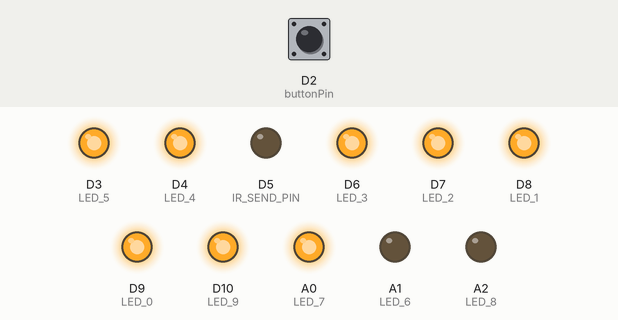
Simulated run of this sketch. Board: Arduino Zero (SAMD21). Parts: output pins drawn as LEDs (lit = HIGH). Dashed ring = blinking. The test bench sets the inputs (shaded band); at power-on: D2 (buttonPin) LOW. What the sketch prints to the serial monitor is not drawn.

Above: at 7.5 s.
7.6 s: D2 (buttonPin) pulled HIGH for 1 s
At 8.41 s:
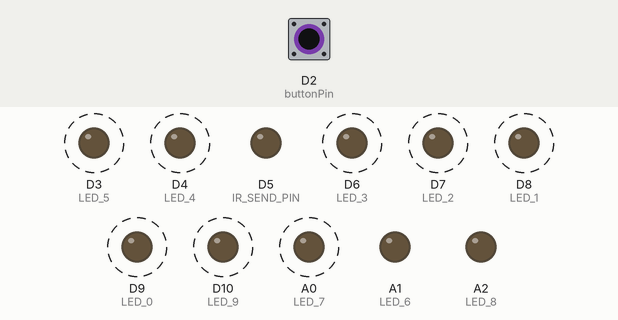
At 9.0 s:
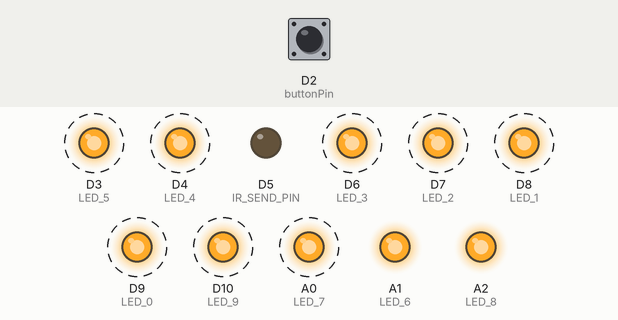
10.9 s: D2 (buttonPin) pulled HIGH for 3.2 s
At 12.3 s:
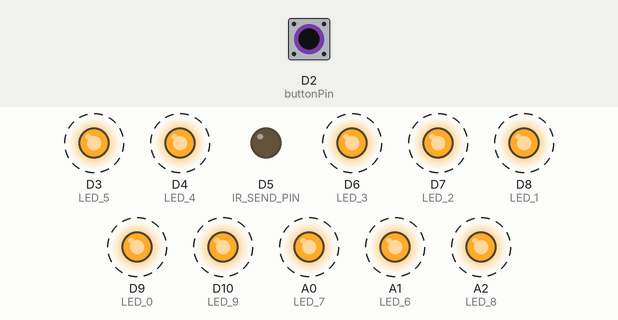
Timing chart, 0 to 16.1 s (numbered marks = the images above; inputs shaded):
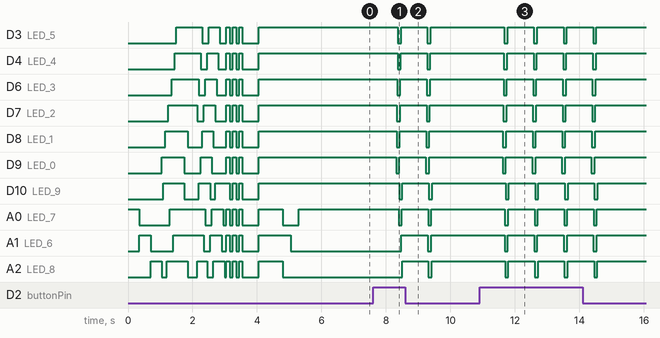

The sketch:

ZAPPER_2_GREEN.ino
```cpp
// Zapper code for Swarm Bots Multi Player Mode
// UPDATED FOR irRemote.h 3.0
// Check out SwarmBots.online for more info

#include <Arduino.h>
#include <ButtonDebounce.h>
#include <IRremote.h>

#if defined(ARDUINO_ARCH_SAMD)
#define Serial SerialUSB
#endif

const int LED_0 = 9;
const int LED_1 = 8;
const int LED_2 = 7;
const int LED_3 = 6;
const int LED_4 = 4;
const int LED_5 = 3;
const int LED_6 = 15;
const int LED_7 = 14;
const int LED_8 = 16;
const int LED_9 = 10;

const int Rgb = A0;
const int rGb = A1;
const int rgB = A2;

const int buttonPin = 2;
const int IR_SEND_PIN = 5;

const int debounceDelay = 50;
int buttonState = 0;


void setup() {
    pinMode(LED_0, OUTPUT);
    pinMode(LED_1, OUTPUT);
    pinMode(LED_2, OUTPUT);
    pinMode(LED_3, OUTPUT);
    pinMode(LED_4, OUTPUT);
    pinMode(LED_5, OUTPUT);
    pinMode(LED_6, OUTPUT);
    pinMode(LED_7, OUTPUT);
    pinMode(LED_8, OUTPUT);
    pinMode(LED_9, OUTPUT);
    pinMode(Rgb, OUTPUT);
    pinMode(rGb, OUTPUT);
    pinMode(rgB, OUTPUT);
    pinMode(buttonPin, INPUT);
    pinMode(IR_SEND_PIN, OUTPUT);

/////////////////////////////////////////////////
//START UP RGB SEQUENCE
/////////////////////////////////////////////////

    digitalWrite(Rgb, HIGH);
    delay (350);
    digitalWrite(Rgb, LOW);
    digitalWrite(rGb, HIGH);
    delay (350);
    digitalWrite(rGb, LOW);
    digitalWrite(rgB, HIGH);
    delay (350);
    digitalWrite(rgB, LOW);


////////////////////////////////////////////////
//LED RING START UP SEQUENCE
////////////////////////////////////////////////

    digitalWrite(LED_0, HIGH);
    delay (50);
    digitalWrite(LED_9, HIGH);
    delay (50);
    digitalWrite(LED_1, HIGH);
    delay (50);
    digitalWrite(LED_8, HIGH);
    delay (50);
    digitalWrite(LED_2, HIGH);
    delay (50);
    digitalWrite(LED_7, HIGH);
    delay (50);
    digitalWrite(LED_3, HIGH);
    delay (50);
    digitalWrite(LED_6, HIGH);
    delay (50);
    digitalWrite(LED_4, HIGH);
    delay (50);
    digitalWrite(LED_5, HIGH);
    delay (250);

    digitalWrite(LED_0, LOW);
    digitalWrite(LED_9, LOW);
    delay (100);
    digitalWrite(LED_1, LOW);
    digitalWrite(LED_8, LOW);
    delay (300);

    digitalWrite(LED_8, HIGH);
    digitalWrite(LED_2, LOW);
    delay (50);
    digitalWrite(LED_9, HIGH);
    digitalWrite(LED_3, LOW);
    delay (50);
    digitalWrite(LED_0, HIGH);
    digitalWrite(LED_4, LOW);
    delay (50);
    digitalWrite(LED_1, HIGH);
    digitalWrite(LED_5, LOW);
    delay (50);
    digitalWrite(LED_2, HIGH);
    digitalWrite(LED_6, LOW);
    delay (50);
    digitalWrite(LED_3, HIGH);
    digitalWrite(LED_7, LOW);
    delay (50);
    digitalWrite(LED_4, HIGH);
    digitalWrite(LED_8, LOW);
    delay (50);
    digitalWrite(LED_5, HIGH);
    digitalWrite(LED_8, LOW);
    delay (50);
    digitalWrite(LED_6, HIGH);
    digitalWrite(LED_9, LOW);
    delay (50);
    digitalWrite(LED_7, HIGH);
    digitalWrite(LED_0, LOW);
    delay (50);
    digitalWrite(LED_8, HIGH);
    digitalWrite(LED_1, LOW);
    delay (50);
    digitalWrite(LED_9, HIGH);
    digitalWrite(LED_2, LOW);
    delay (50);

    digitalWrite(LED_3, LOW);
    delay (50);
    digitalWrite(LED_4, LOW);
    delay (50);
    digitalWrite(LED_5, LOW);
    delay (50);
    digitalWrite(LED_6, LOW);
    delay (50);
    digitalWrite(LED_7, LOW);
    delay (50);
    digitalWrite(LED_8, LOW);
    delay (50);
    digitalWrite(LED_9, LOW);

    digitalWrite(LED_0, HIGH);
    digitalWrite(LED_1, HIGH);
    digitalWrite(LED_2, HIGH);
    digitalWrite(LED_3, HIGH);
    digitalWrite(LED_4, HIGH);
    digitalWrite(LED_5, HIGH);
    digitalWrite(LED_6, HIGH);
    digitalWrite(LED_7, HIGH);
    digitalWrite(LED_8, HIGH);
    digitalWrite(LED_9, HIGH);
    delay(100);
    digitalWrite(LED_0, LOW);
    digitalWrite(LED_1, LOW);
    digitalWrite(LED_2, LOW);
    digitalWrite(LED_3, LOW);
    digitalWrite(LED_4, LOW);
    digitalWrite(LED_5, LOW);
    digitalWrite(LED_6, LOW);
    digitalWrite(LED_7, LOW);
    digitalWrite(LED_8, LOW);
    digitalWrite(LED_9, LOW);
    delay(100);
    digitalWrite(LED_0, HIGH);
    digitalWrite(LED_1, HIGH);
    digitalWrite(LED_2, HIGH);
    digitalWrite(LED_3, HIGH);
    digitalWrite(LED_4, HIGH);
    digitalWrite(LED_5, HIGH);
    digitalWrite(LED_6, HIGH);
    digitalWrite(LED_7, HIGH);
    digitalWrite(LED_8, HIGH);
    digitalWrite(LED_9, HIGH);
    delay(100);
    digitalWrite(LED_0, LOW);
    digitalWrite(LED_1, LOW);
    digitalWrite(LED_2, LOW);
    digitalWrite(LED_3, LOW);
    digitalWrite(LED_4, LOW);
    digitalWrite(LED_5, LOW);
    digitalWrite(LED_6, LOW);
    digitalWrite(LED_7, LOW);
    digitalWrite(LED_8, LOW);
    digitalWrite(LED_9, LOW);
    delay(100);
    digitalWrite(LED_0, HIGH);
    digitalWrite(LED_1, HIGH);
    digitalWrite(LED_2, HIGH);
    digitalWrite(LED_3, HIGH);
    digitalWrite(LED_4, HIGH);
    digitalWrite(LED_5, HIGH);
    digitalWrite(LED_6, HIGH);
    digitalWrite(LED_7, HIGH);
    digitalWrite(LED_8, HIGH);
    digitalWrite(LED_9, HIGH);
    delay(100);
    digitalWrite(LED_0, LOW);
    digitalWrite(LED_1, LOW);
    digitalWrite(LED_2, LOW);
    digitalWrite(LED_3, LOW);
    digitalWrite(LED_4, LOW);
    digitalWrite(LED_5, LOW);
    digitalWrite(LED_6, LOW);
    digitalWrite(LED_7, LOW);
    digitalWrite(LED_8, LOW);
    digitalWrite(LED_9, LOW);
    delay(500);
    digitalWrite(LED_0, HIGH);
    digitalWrite(LED_1, HIGH);
    digitalWrite(LED_2, HIGH);
    digitalWrite(LED_3, HIGH);
    digitalWrite(LED_4, HIGH);
    digitalWrite(LED_5, HIGH);
    digitalWrite(LED_6, HIGH);
    digitalWrite(LED_7, HIGH);
    digitalWrite(LED_8, HIGH);
    digitalWrite(LED_9, HIGH);
    delay(750);

////////////////////////////////////////////////
// RGB LED MAIN COLOR
///////////////////////////////////////////////

    digitalWrite(Rgb, LOW);
    digitalWrite(rGb, HIGH);
    digitalWrite(rgB, LOW);
    delay(250);
    digitalWrite(rGb, LOW);
    delay(250);
    digitalWrite(Rgb, HIGH);

////////////////////////////////////////////////
//END STATRT UP SEQUENCES
////////////////////////////////////////////////

    Serial.begin(115200);
#if defined(__AVR_ATmega32U4__) || defined(SERIAL_USB) || defined(SERIAL_PORT_USBVIRTUAL)  || defined(ARDUINO_attiny3217)
    delay(1000); // To be able to connect Serial monitor after reset or power up and before first printout
#endif
    // Just to know which program is running on my Arduino
    Serial.println(F("START " __FILE__ " from " __DATE__ "\r\nUsing library version " VERSION_IRREMOTE));

    IrSender.begin(IR_SEND_PIN, ENABLE_LED_FEEDBACK); // Specify send pin and enable feedback LED at default feedback LED pin

    Serial.print(F("Ready to send IR signals at pin "));
    Serial.println(IR_SEND_PIN);
}
uint32_t botSTOP = 0xFF18E7;
uint8_t nbits = 32;
uint8_t sCommand = 0x34;
uint8_t sRepeats = 0;


void loop() {
    if (digitalRead(buttonPin) == HIGH){
    delay(debounceDelay);
    IrSender.sendNEC(botSTOP, sCommand, sRepeats);
    delay(600);

/////////////////////////////////////////////////////
//  ZAP SEQUENCE
////////////////////////////////////////////////////

    digitalWrite(LED_0, LOW);
    delay(10);
    digitalWrite(LED_1, LOW);
    delay(10);
    digitalWrite(LED_2, LOW);
    delay(10);
    digitalWrite(LED_3, LOW);
    delay(10);
    digitalWrite(LED_4, LOW);
    delay(10);
    digitalWrite(LED_5, LOW);
    delay(10);
    digitalWrite(LED_6, LOW);
    delay(10);
    digitalWrite(LED_7, LOW);
    delay(10);
    digitalWrite(LED_8, LOW);
    delay(10);
    digitalWrite(LED_9, LOW);
    delay(10);

    digitalWrite(LED_0, HIGH);
    delay(10);
    digitalWrite(LED_1, HIGH);
    delay(10);
    digitalWrite(LED_2, HIGH);
    delay(10);
    digitalWrite(LED_3, HIGH);
    delay(10);
    digitalWrite(LED_4, HIGH);
    delay(10);
    digitalWrite(LED_5, HIGH);
    delay(10);
    digitalWrite(LED_6, HIGH);
    delay(10);
    digitalWrite(LED_7, HIGH);
    delay(10);
    digitalWrite(LED_8, HIGH);
    delay(10);
    digitalWrite(LED_9, HIGH);
    delay(10);
    }
}
```

Measured:
- after the input at 7.6 s, D3 (LED_5): alternates HIGH for 0.82 s and LOW for 0.10 s, 4 changes in all, then stays HIGH, starting after 0.77 s; D4 (LED_4): alternates HIGH for 0.82 s and LOW for 0.10 s, 4 changes in all, then stays HIGH, starting after 0.76 s
- after the input at 10.9 s, D3 (LED_5): alternates HIGH for 0.82 s and LOW for 0.10 s, 8 changes in all, then stays HIGH, starting after 0.77 s; D4 (LED_4): alternates HIGH for 0.82 s and LOW for 0.10 s, 8 changes in all, then stays HIGH, starting after 0.76 s
